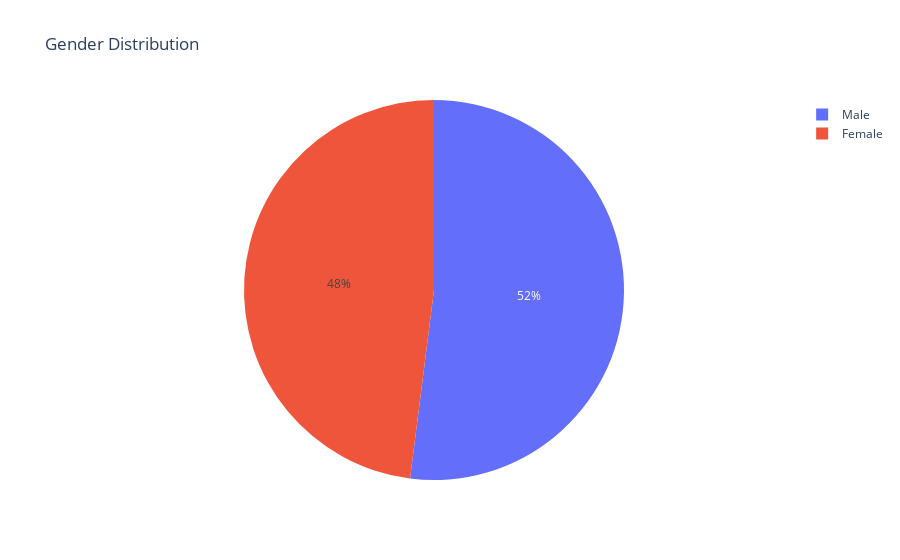

Source (notebook cell):
### Code cell
import plotly.express as px
gender_counts=df['Gender'].value_counts()
values=gender_counts.values
labels=gender_counts.index
gender_counts


fig=px.pie(df,names=labels, values=values, title='Gender Distribution')
fig.show()

### Figure 1 — Plotly figure (JSON) as saved in the notebook; plotly's stock layout.template omitted (floating-point values rounded to 4 significant figures)
{"data": [{"domain": {"x": [0, 1], "y": [0, 1]}, "hovertemplate": "label=%{label}<br>value=%{value}<extra></extra>", "labels": ["Male", "Female"], "legendgroup": "", "name": "", "showlegend": true, "type": "pie", "values": [194, 179]}], "layout": {"legend": {"tracegroupgap": 0}, "title": {"text": "Gender Distribution"}}}
